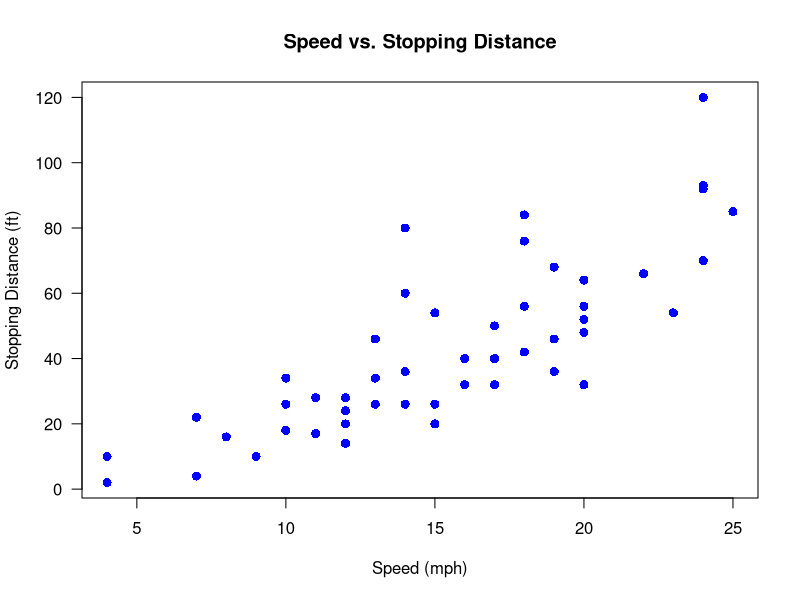
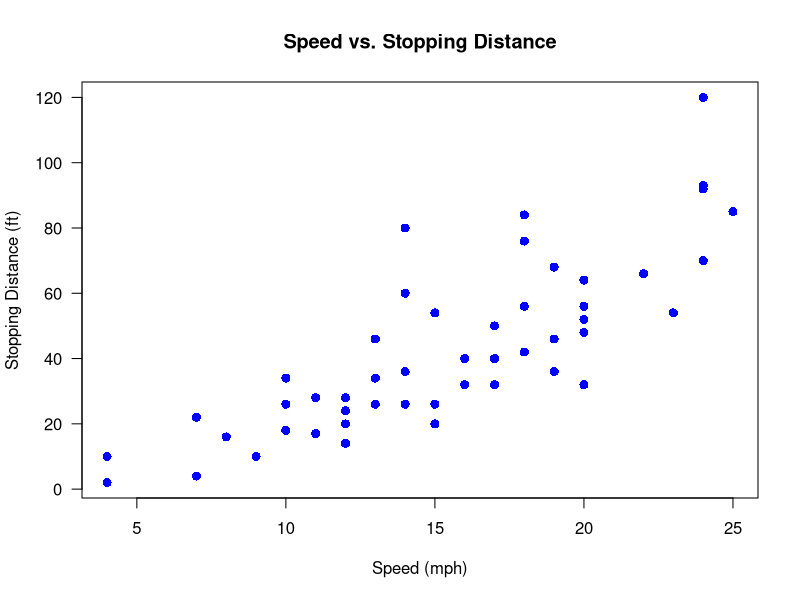
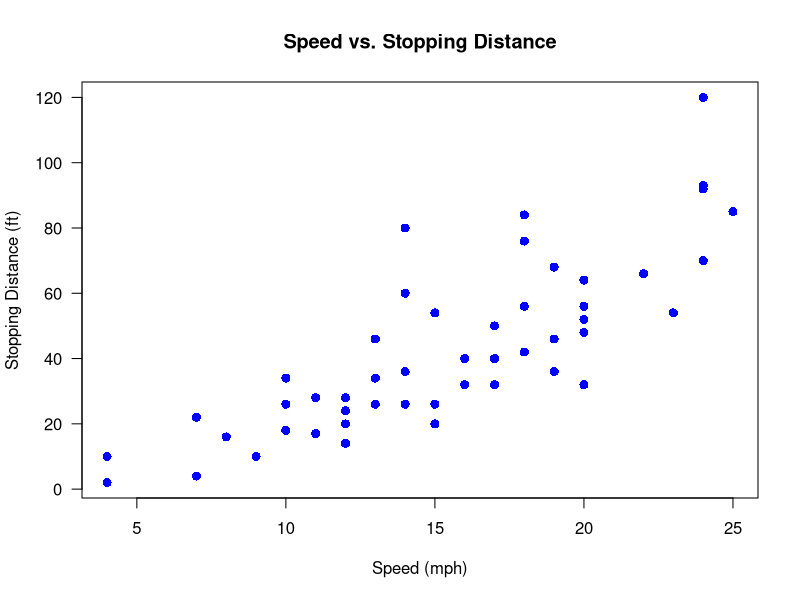
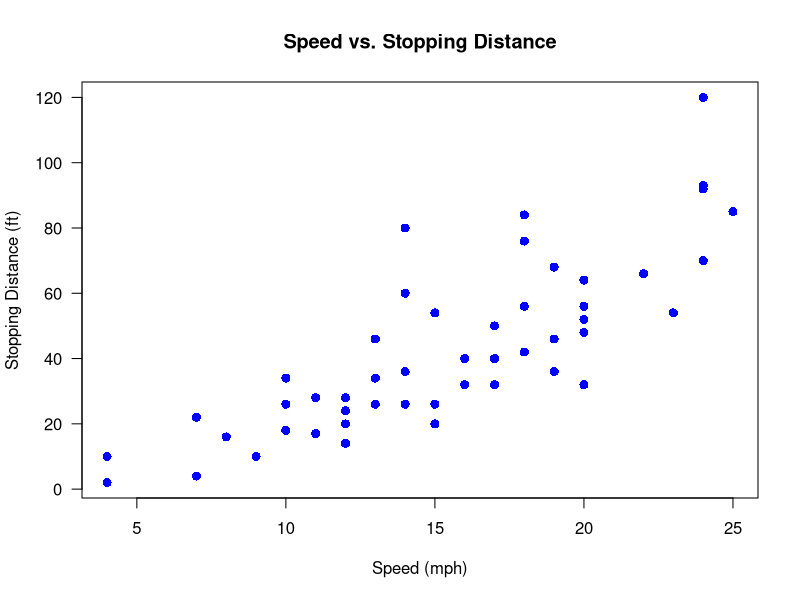

The R source for these figures, in order:
## ---- chunk 1
code_text <- '
 plot(cars, main = "Speed vs. Stopping Distance",
      xlab = "Speed (mph)", ylab = "Stopping Distance (ft)",
      col = "blue", pch = 16, cex = 1.2, lwd = 2, las = 1)'
## ---- chunk 2
# This R code generates the plot image file.
# fig.show='hide' prevents knitr from automatically inserting the image.
plot(cars, main = "Speed vs. Stopping Distance",
     xlab = "Speed (mph)", ylab = "Stopping Distance (ft)",
     col = "blue", pch = 16, cex = 1.2, lwd = 2, las = 1)

# This chunk runs BEFORE the raw LaTeX block.
# It gets the actual path to the generated PDF plot and stores it in an R variable.
plot_path <- knitr::fig_chunk('plot-gen', 'pdf')
## ---- chunk 3
plot(cars, main = "Speed vs. Stopping Distance",
     xlab = "Speed (mph)", 
     ylab = "Stopping Distance (ft)",
     col = "blue", pch = 16, 
     cex = 1.2, lwd = 2, las = 1)
## ---- chunk 4
my_plot_code_expr <- quote(
  plot(cars, main = "Speed vs. Stopping Distance",
       xlab = "Speed (mph)", ylab = "Stopping Distance (ft)",
       col = "blue", pch = 16, cex = 1.2, lwd = 2, las = 1)
)
## ---- chunk 5
# 2. Define a helper function to format code for HTML <pre><code> blocks
#    This cleans up the output from deparse()
show_html_code <- function(code_expr) {
  code_lines <- deparse(code_expr)
  # Remove leading indentation added by deparse from each line (still useful)
  code_lines <- sub("^\\s+", "", code_lines)
  code_string <- paste(code_lines, collapse = "\n")

  # RETURN the full HTML string
  return(paste0('<pre><code class="language-r">\n', code_string, '\n</code></pre>\n'))
}
## ---- chunk 6
# This R code generates the plot image file.
# fig.show='hide' prevents knitr from automatically inserting the image.
eval(my_plot_code_expr)

# This chunk runs BEFORE the raw LaTeX block.
# It gets the actual path to the generated PDF plot and stores it in an R variable.
plot_path <- knitr::fig_chunk('plot-gen', 'pdf')
## ---- chunk 7
cat('<details>\n<summary>Show R code</summary>\n\n',
show_html_code(my_plot_code_expr),
'</details>\n')
## ---- chunk 8
eval(my_plot_code_expr)
## ---- chunk 9
cat("<h2>Hello World from ASIS!</h2>")
